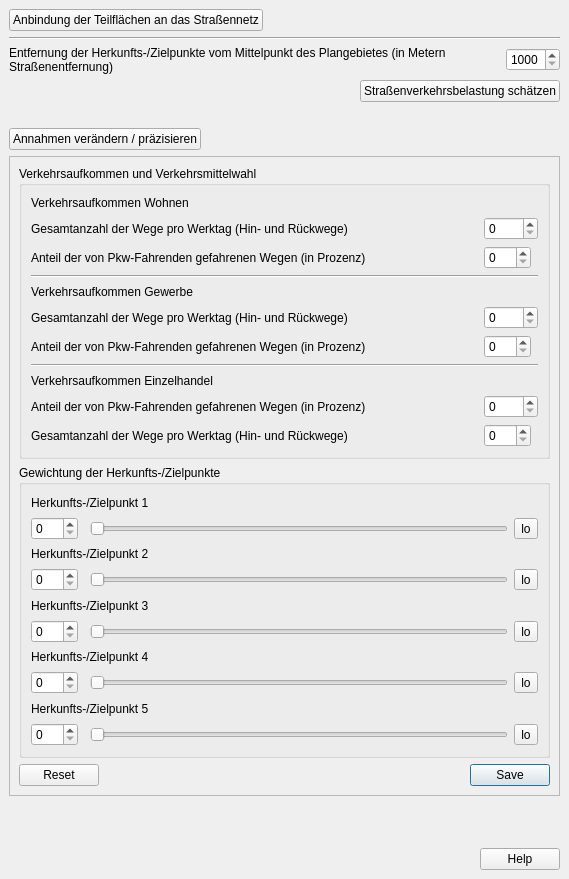
<?xml version="1.0" encoding="UTF-8"?>
<ui version="4.0">
 <class>DockWidget</class>
 <widget class="QDockWidget" name="DockWidget">
  <property name="geometry">
   <rect>
    <x>0</x>
    <y>0</y>
    <width>569</width>
    <height>879</height>
   </rect>
  </property>
  <property name="windowTitle">
   <string>Projekt-Check Analyse-Tools // Verkehr im Umfeld</string>
  </property>
  <widget class="QWidget" name="dockWidgetContents">
   <layout class="QGridLayout" name="gridLayout">
    <item row="1" column="0" colspan="2">
     <widget class="Line" name="line_3">
      <property name="orientation">
       <enum>Qt::Horizontal</enum>
      </property>
     </widget>
    </item>
    <item row="7" column="1">
     <widget class="QSpinBox" name="spinBox_5">
      <property name="sizePolicy">
       <sizepolicy hsizetype="Fixed" vsizetype="Fixed">
        <horstretch>0</horstretch>
        <verstretch>0</verstretch>
       </sizepolicy>
      </property>
      <property name="minimum">
       <number>1000</number>
      </property>
      <property name="maximum">
       <number>5000</number>
      </property>
     </widget>
    </item>
    <item row="0" column="0">
     <widget class="QPushButton" name="pushButton_13">
      <property name="sizePolicy">
       <sizepolicy hsizetype="Fixed" vsizetype="Fixed">
        <horstretch>0</horstretch>
        <verstretch>0</verstretch>
       </sizepolicy>
      </property>
      <property name="text">
       <string>Anbindung der Teilflächen an das Straßennetz</string>
      </property>
     </widget>
    </item>
    <item row="8" column="0" colspan="2">
     <widget class="QPushButton" name="pushButton_14">
      <property name="sizePolicy">
       <sizepolicy hsizetype="Fixed" vsizetype="Fixed">
        <horstretch>0</horstretch>
        <verstretch>0</verstretch>
       </sizepolicy>
      </property>
      <property name="layoutDirection">
       <enum>Qt::RightToLeft</enum>
      </property>
      <property name="text">
       <string>Straßenverkehrsbelastung schätzen</string>
      </property>
     </widget>
    </item>
    <item row="9" column="0">
     <spacer name="horizontalSpacer_3">
      <property name="orientation">
       <enum>Qt::Horizontal</enum>
      </property>
      <property name="sizeHint" stdset="0">
       <size>
        <width>40</width>
        <height>20</height>
       </size>
      </property>
     </spacer>
    </item>
    <item row="13" column="0" colspan="2">
     <widget class="QDialogButtonBox" name="buttonBox_3">
      <property name="layoutDirection">
       <enum>Qt::LeftToRight</enum>
      </property>
      <property name="orientation">
       <enum>Qt::Horizontal</enum>
      </property>
      <property name="standardButtons">
       <set>QDialogButtonBox::Help</set>
      </property>
     </widget>
    </item>
    <item row="11" column="0" colspan="2">
     <widget class="QScrollArea" name="scrollArea">
      <property name="minimumSize">
       <size>
        <width>0</width>
        <height>640</height>
       </size>
      </property>
      <property name="frameShape">
       <enum>QFrame::StyledPanel</enum>
      </property>
      <property name="widgetResizable">
       <bool>true</bool>
      </property>
      <widget class="QWidget" name="scrollAreaWidgetContents">
       <property name="geometry">
        <rect>
         <x>0</x>
         <y>0</y>
         <width>549</width>
         <height>638</height>
        </rect>
       </property>
       <layout class="QVBoxLayout" name="verticalLayout_2">
        <item>
         <widget class="QGroupBox" name="groupBox_3">
          <property name="title">
           <string>Verkehrsaufkommen und Verkehrsmittelwahl</string>
          </property>
          <layout class="QGridLayout" name="gridLayout_7">
           <item row="16" column="0">
            <widget class="QLabel" name="label_21">
             <property name="text">
              <string>Anteil der von Pkw-Fahrenden gefahrenen Wegen (in Prozenz)</string>
             </property>
            </widget>
           </item>
           <item row="13" column="4">
            <widget class="QSpinBox" name="spinBox_8">
             <property name="sizePolicy">
              <sizepolicy hsizetype="Fixed" vsizetype="Fixed">
               <horstretch>0</horstretch>
               <verstretch>0</verstretch>
              </sizepolicy>
             </property>
             <property name="layoutDirection">
              <enum>Qt::LeftToRight</enum>
             </property>
             <property name="maximum">
              <number>100</number>
             </property>
            </widget>
           </item>
           <item row="0" column="0">
            <widget class="QLabel" name="label_7">
             <property name="text">
              <string>Verkehrsaufkommen Wohnen</string>
             </property>
            </widget>
           </item>
           <item row="13" column="0">
            <widget class="QLabel" name="label_11">
             <property name="text">
              <string>Anteil der von Pkw-Fahrenden gefahrenen Wegen (in Prozenz)</string>
             </property>
            </widget>
           </item>
           <item row="17" column="0">
            <widget class="QLabel" name="label_20">
             <property name="text">
              <string>Gesamtanzahl der Wege pro Werktag (Hin- und Rückwege)</string>
             </property>
            </widget>
           </item>
           <item row="9" column="0">
            <widget class="QLabel" name="label_10">
             <property name="text">
              <string>Verkehrsaufkommen Gewerbe</string>
             </property>
            </widget>
           </item>
           <item row="16" column="4">
            <widget class="QSpinBox" name="spinBox_15">
             <property name="sizePolicy">
              <sizepolicy hsizetype="Fixed" vsizetype="Fixed">
               <horstretch>0</horstretch>
               <verstretch>0</verstretch>
              </sizepolicy>
             </property>
             <property name="maximum">
              <number>5000</number>
             </property>
            </widget>
           </item>
           <item row="10" column="4">
            <widget class="QSpinBox" name="spinBox_9">
             <property name="sizePolicy">
              <sizepolicy hsizetype="Fixed" vsizetype="Fixed">
               <horstretch>0</horstretch>
               <verstretch>0</verstretch>
              </sizepolicy>
             </property>
             <property name="maximum">
              <number>5000</number>
             </property>
            </widget>
           </item>
           <item row="17" column="4">
            <widget class="QSpinBox" name="spinBox_14">
             <property name="sizePolicy">
              <sizepolicy hsizetype="Fixed" vsizetype="Fixed">
               <horstretch>0</horstretch>
               <verstretch>0</verstretch>
              </sizepolicy>
             </property>
             <property name="layoutDirection">
              <enum>Qt::LeftToRight</enum>
             </property>
             <property name="maximum">
              <number>100</number>
             </property>
            </widget>
           </item>
           <item row="14" column="0" colspan="5">
            <widget class="Line" name="line_4">
             <property name="orientation">
              <enum>Qt::Horizontal</enum>
             </property>
            </widget>
           </item>
           <item row="3" column="0" colspan="5">
            <widget class="Line" name="line_6">
             <property name="orientation">
              <enum>Qt::Horizontal</enum>
             </property>
            </widget>
           </item>
           <item row="10" column="0">
            <widget class="QLabel" name="label_12">
             <property name="text">
              <string>Gesamtanzahl der Wege pro Werktag (Hin- und Rückwege)</string>
             </property>
            </widget>
           </item>
           <item row="15" column="0">
            <widget class="QLabel" name="label_19">
             <property name="text">
              <string>Verkehrsaufkommen Einzelhandel</string>
             </property>
            </widget>
           </item>
           <item row="2" column="0">
            <widget class="QLabel" name="label_9">
             <property name="text">
              <string>Anteil der von Pkw-Fahrenden gefahrenen Wegen (in Prozenz)</string>
             </property>
            </widget>
           </item>
           <item row="2" column="4">
            <widget class="QSpinBox" name="spinBox_7">
             <property name="sizePolicy">
              <sizepolicy hsizetype="Fixed" vsizetype="Fixed">
               <horstretch>0</horstretch>
               <verstretch>0</verstretch>
              </sizepolicy>
             </property>
             <property name="layoutDirection">
              <enum>Qt::LeftToRight</enum>
             </property>
             <property name="maximum">
              <number>100</number>
             </property>
            </widget>
           </item>
           <item row="1" column="4">
            <widget class="QSpinBox" name="spinBox_6">
             <property name="sizePolicy">
              <sizepolicy hsizetype="Fixed" vsizetype="Fixed">
               <horstretch>0</horstretch>
               <verstretch>0</verstretch>
              </sizepolicy>
             </property>
             <property name="maximum">
              <number>5000</number>
             </property>
            </widget>
           </item>
           <item row="1" column="0">
            <widget class="QLabel" name="label_8">
             <property name="text">
              <string>Gesamtanzahl der Wege pro Werktag (Hin- und Rückwege)</string>
             </property>
            </widget>
           </item>
          </layout>
         </widget>
        </item>
        <item>
         <widget class="QGroupBox" name="groupBox_4">
          <property name="title">
           <string>Gewichtung der Herkunfts-/Zielpunkte</string>
          </property>
          <layout class="QGridLayout" name="gridLayout_9">
           <item row="5" column="2">
            <widget class="QSlider" name="horizontalSlider_3">
             <property name="orientation">
              <enum>Qt::Horizontal</enum>
             </property>
            </widget>
           </item>
           <item row="0" column="0" colspan="3">
            <widget class="QLabel" name="label_22">
             <property name="toolTip">
              <string>dynamisch erstellt</string>
             </property>
             <property name="text">
              <string>Herkunfts-/Zielpunkt 1</string>
             </property>
            </widget>
           </item>
           <item row="1" column="2">
            <widget class="QSlider" name="horizontalSlider">
             <property name="orientation">
              <enum>Qt::Horizontal</enum>
             </property>
            </widget>
           </item>
           <item row="3" column="2">
            <widget class="QSlider" name="horizontalSlider_2">
             <property name="orientation">
              <enum>Qt::Horizontal</enum>
             </property>
            </widget>
           </item>
           <item row="9" column="2">
            <widget class="QSlider" name="horizontalSlider_5">
             <property name="orientation">
              <enum>Qt::Horizontal</enum>
             </property>
            </widget>
           </item>
           <item row="7" column="2">
            <widget class="QSlider" name="horizontalSlider_4">
             <property name="orientation">
              <enum>Qt::Horizontal</enum>
             </property>
            </widget>
           </item>
           <item row="5" column="0">
            <widget class="QSpinBox" name="spinBox_18">
             <property name="maximum">
              <number>100</number>
             </property>
            </widget>
           </item>
           <item row="1" column="0">
            <widget class="QSpinBox" name="spinBox_16">
             <property name="maximum">
              <number>100</number>
             </property>
            </widget>
           </item>
           <item row="3" column="0">
            <widget class="QSpinBox" name="spinBox_17">
             <property name="maximum">
              <number>100</number>
             </property>
            </widget>
           </item>
           <item row="8" column="0" colspan="3">
            <widget class="QLabel" name="label_26">
             <property name="toolTip">
              <string>dynamisch erstellt</string>
             </property>
             <property name="text">
              <string>Herkunfts-/Zielpunkt 5</string>
             </property>
            </widget>
           </item>
           <item row="9" column="0">
            <widget class="QSpinBox" name="spinBox_20">
             <property name="maximum">
              <number>100</number>
             </property>
            </widget>
           </item>
           <item row="7" column="0">
            <widget class="QSpinBox" name="spinBox_19">
             <property name="maximum">
              <number>100</number>
             </property>
            </widget>
           </item>
           <item row="4" column="0" colspan="3">
            <widget class="QLabel" name="label_24">
             <property name="toolTip">
              <string>dynamisch erstellt</string>
             </property>
             <property name="text">
              <string>Herkunfts-/Zielpunkt 3</string>
             </property>
            </widget>
           </item>
           <item row="2" column="0" colspan="3">
            <widget class="QLabel" name="label_23">
             <property name="toolTip">
              <string>dynamisch erstellt</string>
             </property>
             <property name="text">
              <string>Herkunfts-/Zielpunkt 2</string>
             </property>
            </widget>
           </item>
           <item row="6" column="0" colspan="3">
            <widget class="QLabel" name="label_25">
             <property name="toolTip">
              <string>dynamisch erstellt</string>
             </property>
             <property name="text">
              <string>Herkunfts-/Zielpunkt 4</string>
             </property>
            </widget>
           </item>
           <item row="3" column="3">
            <widget class="QToolButton" name="toolButton">
             <property name="text">
              <string>lo</string>
             </property>
             <property name="checkable">
              <bool>true</bool>
             </property>
            </widget>
           </item>
           <item row="1" column="3">
            <widget class="QToolButton" name="toolButton_2">
             <property name="text">
              <string>lo</string>
             </property>
             <property name="checkable">
              <bool>true</bool>
             </property>
            </widget>
           </item>
           <item row="5" column="3">
            <widget class="QToolButton" name="toolButton_3">
             <property name="text">
              <string>lo</string>
             </property>
             <property name="checkable">
              <bool>true</bool>
             </property>
            </widget>
           </item>
           <item row="7" column="3">
            <widget class="QToolButton" name="toolButton_4">
             <property name="text">
              <string>lo</string>
             </property>
             <property name="checkable">
              <bool>true</bool>
             </property>
            </widget>
           </item>
           <item row="9" column="3">
            <widget class="QToolButton" name="toolButton_5">
             <property name="text">
              <string>lo</string>
             </property>
             <property name="checkable">
              <bool>true</bool>
             </property>
            </widget>
           </item>
          </layout>
         </widget>
        </item>
        <item>
         <widget class="QDialogButtonBox" name="buttonBox_4">
          <property name="standardButtons">
           <set>QDialogButtonBox::Reset|QDialogButtonBox::Save</set>
          </property>
         </widget>
        </item>
       </layout>
      </widget>
     </widget>
    </item>
    <item row="10" column="0">
     <widget class="QPushButton" name="pushButton_15">
      <property name="sizePolicy">
       <sizepolicy hsizetype="Fixed" vsizetype="Fixed">
        <horstretch>0</horstretch>
        <verstretch>0</verstretch>
       </sizepolicy>
      </property>
      <property name="toolTip">
       <string>Der Aufplopteil wird eher als xtra Dialog umgesetzt ...</string>
      </property>
      <property name="text">
       <string>Annahmen verändern / präzisieren</string>
      </property>
      <property name="checkable">
       <bool>true</bool>
      </property>
      <property name="flat">
       <bool>false</bool>
      </property>
     </widget>
    </item>
    <item row="7" column="0">
     <widget class="QLabel" name="label_6">
      <property name="text">
       <string>&lt;html&gt;&lt;head/&gt;&lt;body&gt;&lt;p&gt;Entfernung der Herkunfts-/Zielpunkte vom Mittelpunkt des Plangebietes (in Metern Straßenentfernung)&lt;/p&gt;&lt;/body&gt;&lt;/html&gt;</string>
      </property>
      <property name="wordWrap">
       <bool>true</bool>
      </property>
     </widget>
    </item>
    <item row="12" column="0">
     <spacer name="verticalSpacer_3">
      <property name="orientation">
       <enum>Qt::Vertical</enum>
      </property>
      <property name="sizeHint" stdset="0">
       <size>
        <width>20</width>
        <height>40</height>
       </size>
      </property>
     </spacer>
    </item>
   </layout>
  </widget>
 </widget>
 <resources/>
 <connections>
  <connection>
   <sender>pushButton_15</sender>
   <signal>toggled(bool)</signal>
   <receiver>scrollArea</receiver>
   <slot>setVisible(bool)</slot>
   <hints>
    <hint type="sourcelabel">
     <x>75</x>
     <y>172</y>
    </hint>
    <hint type="destinationlabel">
     <x>89</x>
     <y>360</y>
    </hint>
   </hints>
  </connection>
 </connections>
</ui>
